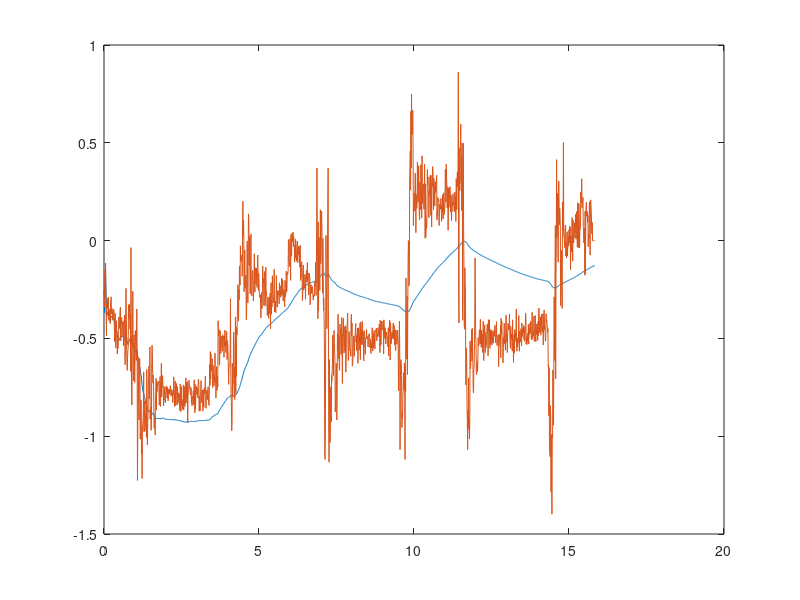
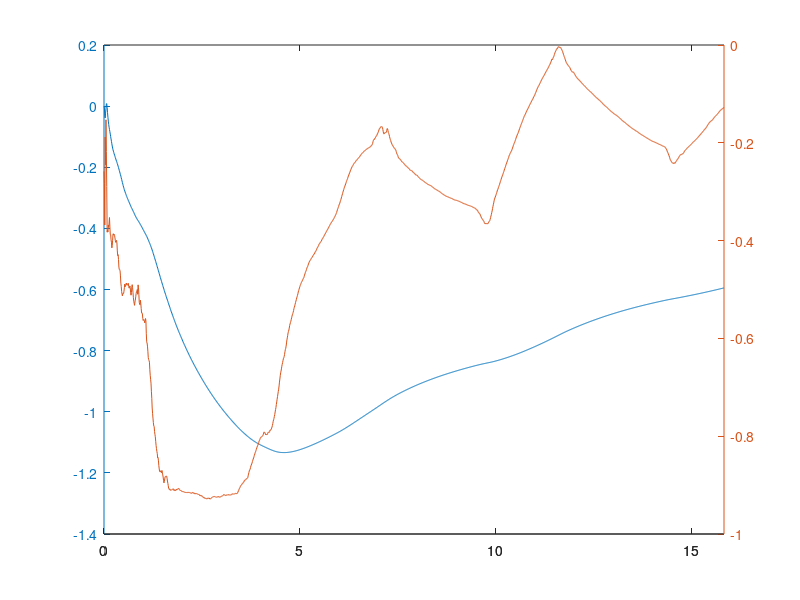

Here is the MATLAB script that generated these plots, in order:
clear all;
clc;

pkg load signal;

x0 = [0; 0];  % initial state (location and velocity)
P0 = [1000 0; 0 1000];  % initial uncertainty

global u = [0; 0];  % external motion

% motion model
% x' = 1 * x + t * v
% v' = 0 * x + 1 * v
% apply t = 1
global F = [1 1; 0 1];  % next state function
global H = [1 0];  % measurement function

global Id = eye(2);  % identity matrix

global R = [1];  % measurement uncertainty

function [ret_x, ret_P] = kalman_update (Z, x, P)
  global H;
  global R;
  global Id;

  y = Z - H * x;  % y is a residual
  S = (H * P * H') + R;
  K = P * H' * inv(S);

  ret_x = x + K * y;
  ret_P = (Id - K * H) * P;
endfunction

function [ret_x, ret_P] = kalman_prediction(x, P)
  global F;
  global u;

  ret_x = F * x + u;
  ret_P = F * P * F';
endfunction

function [ret_x, ret_P] = kalman_filter (Z, x, P)
  [x_U, P_U] = kalman_update(Z, x, P);
  [ret_x, ret_P] = kalman_prediction(x_U, P_U);
endfunction

function [x, v] = kalman_evaluate(measurements, x0, P0)
  x = [];
  v = [];

  x_i = x0;
  P_i = P0;
  for Z = measurements
    [x_i, P_i] = kalman_filter([Z], x_i, P_i);
    x(end + 1) = x_i(1);
    v(end +1) = x_i(2);
  endfor
endfunction

data1 = csvread('10cmTest.csv', 1, 0);
ax = 9.81*data1(:,1);

taxa = 0.01;
Ts = taxa;
Fs = 1/taxa;
t = 0:taxa:(length(ax)-1)*taxa;

Fr = 7;
Fr2 = 20;
OmegaC = 2*pi*Fr;% freq angulr
OmegaC2 = 2*pi*Fr2;% freq angulr
w = 0:0.1:10*OmegaC;
N = 3; % Calculo da ordem do filtro
OmegaD = OmegaC/(2*pi*Fs); % freq normalizada
OmegaD2 = OmegaC2/(2*pi*Fs); % freq normalizada
figure
[bd,ad] = butter(N,OmegaD,'high'); %% Definição dos parametros do butterworth analogico
y1 = filter(bd,ad,ax); %passa alta
measurements = ax';
[x, v] = kalman_evaluate(measurements, x0, P0);
plot(t,x,t,measurements)
##figure
##plot(t,v)
v2 = cumtrapz(x);
p2 = cumtrapz(v);
figure
plotyy(t,p2,t,x)
